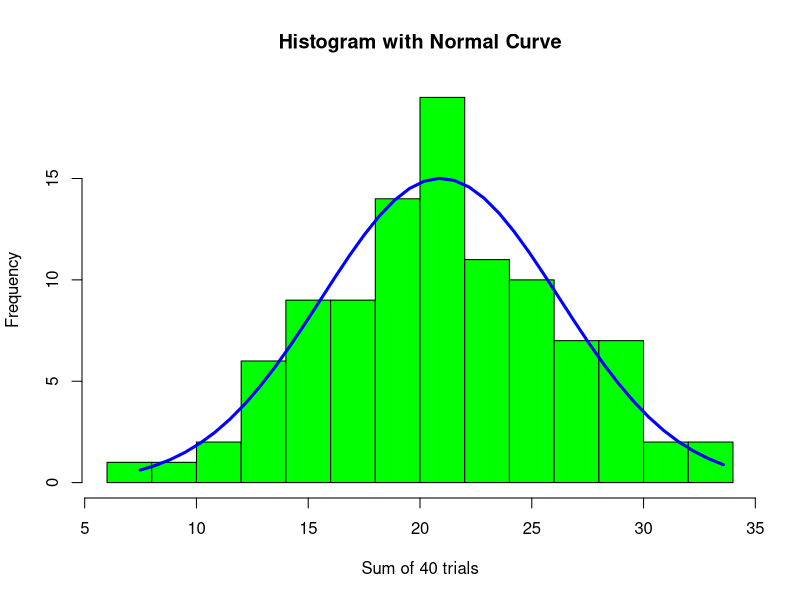

Reproduce this figure in R.
#H1P6.r
# (c) Filip Wodnicki 2017
# This script solves the homework problem.
# Here we view that many random trials result in a Gaussian Distribution.

# first we create random vector and resize it be a matrix
d2 <- runif(4000,-1,2)
dim(d2) <- c(100,40)

#wanna see my d2?
head(d2)

#now we bind the a new column rowsum to the original matrix (Column 41!)
sumz <- rowSums(d2)
d2 <- cbind(d2, sumz)

#take a peek!
head(d2)

x <- sumz 

#we be histogrammin'
h<-hist(x, breaks=10, col="green", xlab="Sum of 40 trials", 
        main="Histogram with Normal Curve")

#we fit a calculated normal distribution to this data
xfit<-seq(min(x),max(x),length=40) #must fit the dimensions
yfit<-dnorm(xfit,mean=mean(x),sd=sd(x)) #here the calculations happen (mean, sd)
yfit <- yfit*diff(h$mids[1:2])*length(x) #the points are added at the mid-point of the histogram bars

#and finally the lines are overlaid over the histogram. HUZZAH
lines(xfit, yfit, col="blue", lwd=3) #

#code adapted from http://www.statmethods.net/graphs/density.html

# CENTRAL LIMIT THEOREM RUNS YOUR LIFE.
# WHO RUN THE WORLD? CeLT? WHO RUN THE WORLD? CeLT? Nope.
# WHO RUN THE WORLD? Girls.